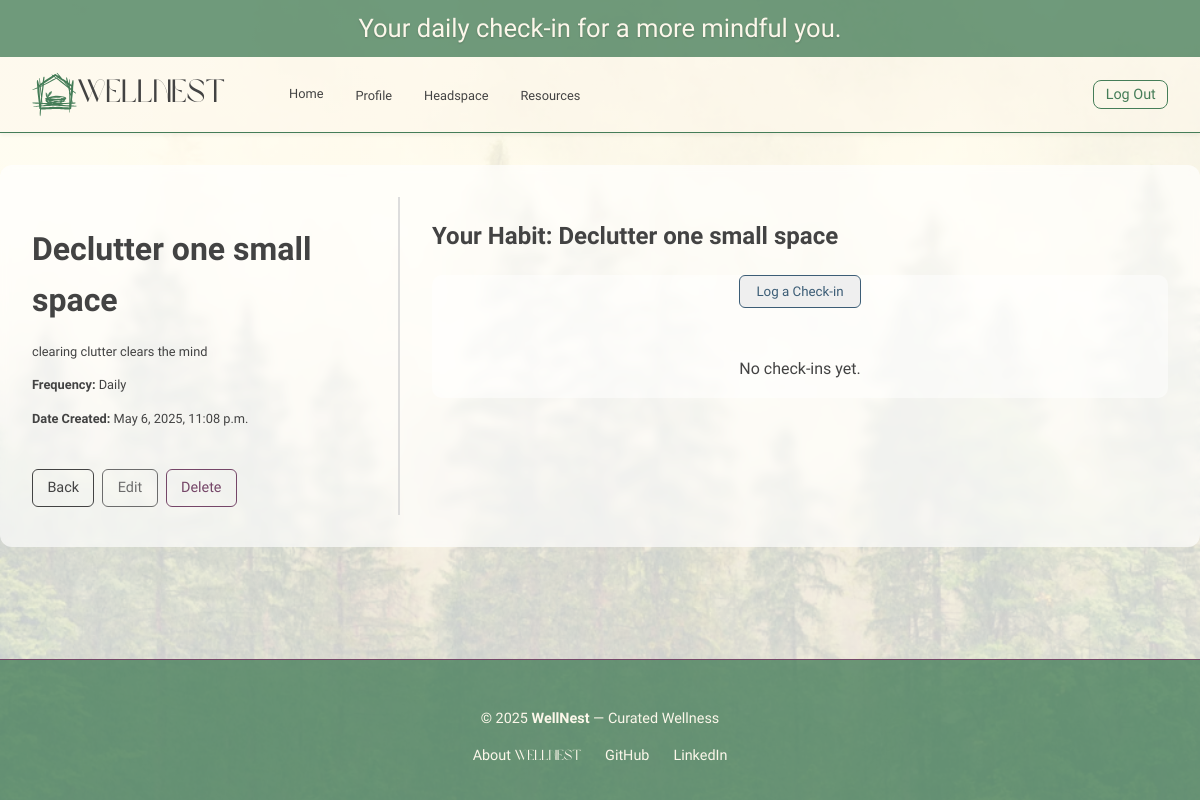
The page /habits/65/ (signed in) on the database its author committed.
### main_app/models.py (models this page shows, shortened)
class Habit(models.Model):
    user = models.ForeignKey(User, on_delete=models.CASCADE, null=True)
    title = models.CharField(max_length=100)
    description = models.TextField()
    frequency = models.CharField(max_length=50)
    created_at = models.DateTimeField(auto_now_add=True)

### main_app/views/habit_views.py (the view)
# urls.py: path('habits/<int:habit_id>/', views.habit_detail, name='habit-detail'),
@login_required
def habit_detail(request, habit_id):
    habit = Habit.objects.get(id=habit_id)
    show_form = request.GET.get('show_form', False)
    form = HabitCheckInForm() if show_form else None
    return render(request, 'habits/habit_detail.html', {
        'habit': habit,
        'form': form
    })

### main_app/templates/habits/habit_detail.html (shortened to what this page needs)
{% extends 'base.html' %}
{% load static %}
{% block head %}
<link rel="stylesheet" href="{% static 'css/habits/habit-detail.css' %}">
{% endblock %}
{% block content %}
<div class="habit-detail-grid">
  <section class="habit-meta">
    <h1>{{ habit.title }}</h1>
    <p>{{ habit.description }}</p>
    <p><strong>Frequency:</strong> {{ habit.frequency }}</p>
    <p><strong>Date Created:</strong> {{ habit.created_at }}</p>
    <div class="habit-detail-actions">
      <a href="{% url 'habit-index' %}">Back</a>
      <a href="{% url 'habit-edit' habit.id %}">Edit</a>
      <a href="{% url 'habit-delete' habit.id %}">Delete</a>
    </div>
  </section>
  <section class="habit-log">
    <h1 class="detail-header">Your Habit: {{ habit.title }}</h1>
    <div class="habit-log-box">
    <div class="checkin-history">
      {% if form %}
        <form method="POST" action="{% url 'add-checkin' habit.id %}" class="checkin-form">
          {% csrf_token %}
          {{ form.as_p }}
          <button type="submit" class="checkin-submit-button">Log a Check-in</button>
        </form>
      {% else %}
        <form method="GET" action="" class="checkin-form">
          <button type="submit" name="show_form" value="true" class="checkin-submit-button">
            Log a Check-in
          </button>
        </form>
      {% endif %}
      {% if habit.habitcheckin_set.all %}
        <h4>Check-in History</h4>
        <div class="checkin-carousel-container">
          <div class="carousel-blur left-blur"></div>
          <div class="carousel-blur right-blur"></div>
          <button class="carousel-arrow left" onclick="scrollCheckins(-1)">‹</button>
          <div class="checkin-carousel" id="checkinCarousel">
            {% for checkin in habit.habitcheckin_set.all %}
              <div class="checkin-card">
                <p><strong>{{ checkin.date }}</strong></p>
                {% if checkin.note %}
                  <p>{{ checkin.note }}</p>
                {% else %}
                  <p><em>No notes</em></p>
                {% endif %}
              </div>
            {% endfor %}
          </div>
          <button class="carousel-arrow right" onclick="scrollCheckins(1)">›</button>
        </div>
      {% else %}
        <p>No check-ins yet.</p>
      {% endif %}
    </div>
    </div>
  </section>
</div>
{% endblock %}

### main_app/static/css/base.css (style rules this page uses)
body, p, a, li, button, input, textarea { font-family: 'Be Vietnam Pro', sans-serif; }
h1, h2, h3 { font-family: 'Be Vietnam Pro', sans-serif; font-weight: 600; }
:root { --color-brand-primary: #457D58; --color-brand-secondary: #CCC9A1; --color-text-primary: #434343; --color-text-secondary: #8E8E8E; --color-background: #fcf7ea; --color-accent-optional: #754668; }
html, body { height: 100%; margin: 0; }
body { font-family: 'Be Vietnam Pro', Arial, sans-serif; background: linear-gradient(rgba(255, 255, 255, 0.7), rgba(255, 255, 255, 0.7)), url('/static/images/Reflection.png') no-repeat center center fixed; background-size: cover; color: var(--color-text-primary); line-height: 1.6; height: 800px; display: flex; flex-direction: column; }

### main_app/static/css/habits/habit-detail.css (style rules this page uses)
.habit-detail-grid { font-family: 'Be Vietnam Pro', sans-serif; display: grid; grid-template-columns: 1fr 2fr; gap: 2rem; max-width: 1200px; margin: 2rem auto; padding: 2rem; background: rgba(255, 255, 255, 0.65); border-radius: 12px; backdrop-filter: blur(5px); }
.habit-meta { border-right: 2px solid #ddd; padding-right: 2rem; }
.habit-meta h1 { font-size: 2rem; margin-bottom: 1rem; }
.habit-meta p { font-size: 0.8rem; margin-bottom: 0.5rem; }
.habit-log-box { background-color: rgba(255, 255, 255, 0.5); padding: 0; border-radius: 10px; display: flex; flex-direction: column; align-items: center; text-align: center; }
.checkin-form { width: 100%; max-width: 400px; margin-bottom: 2rem; }
.checkin-submit-button { border: 1.5px solid #3c5d76; color: #3c5d76; padding: 0.5rem 1rem; border-radius: 6px; font-weight: 500; cursor: pointer; font-family: 'Be Vietnam Pro', sans-serif; }
.checkin-history { margin-top: 0; display: flex; flex-direction: column; align-items: center; }
.habit-detail-actions { display: flex; gap: 0.5rem; margin-top: 2rem; flex-wrap: wrap; justify-content: flex-start; padding: 0.5rem 0; }
.habit-detail-actions a { font-family: 'Be Vietnam Pro', sans-serif; text-decoration: none; padding: 0.4rem 0.9rem; border-radius: 6px; font-weight: 500; font-size: 0.9rem; border: 1.5px solid; transition: all 0.3s ease; background-color: transparent; }
.habit-detail-actions a:nth-child(1) { border-color: #434343; color: #434343; }
.habit-detail-actions a:nth-child(2) { border-color: #6c6c6c; color: #6c6c6c; }
.habit-detail-actions a:nth-child(3) { border-color: var(--color-accent-optional); color: var(--color-accent-optional); }

### rows shown on the page
Habit: title "Declutter one small space", description "clearing clutter clears the mind", frequency "Daily", created_at "May 6, 2025, 11:08 p.m."
